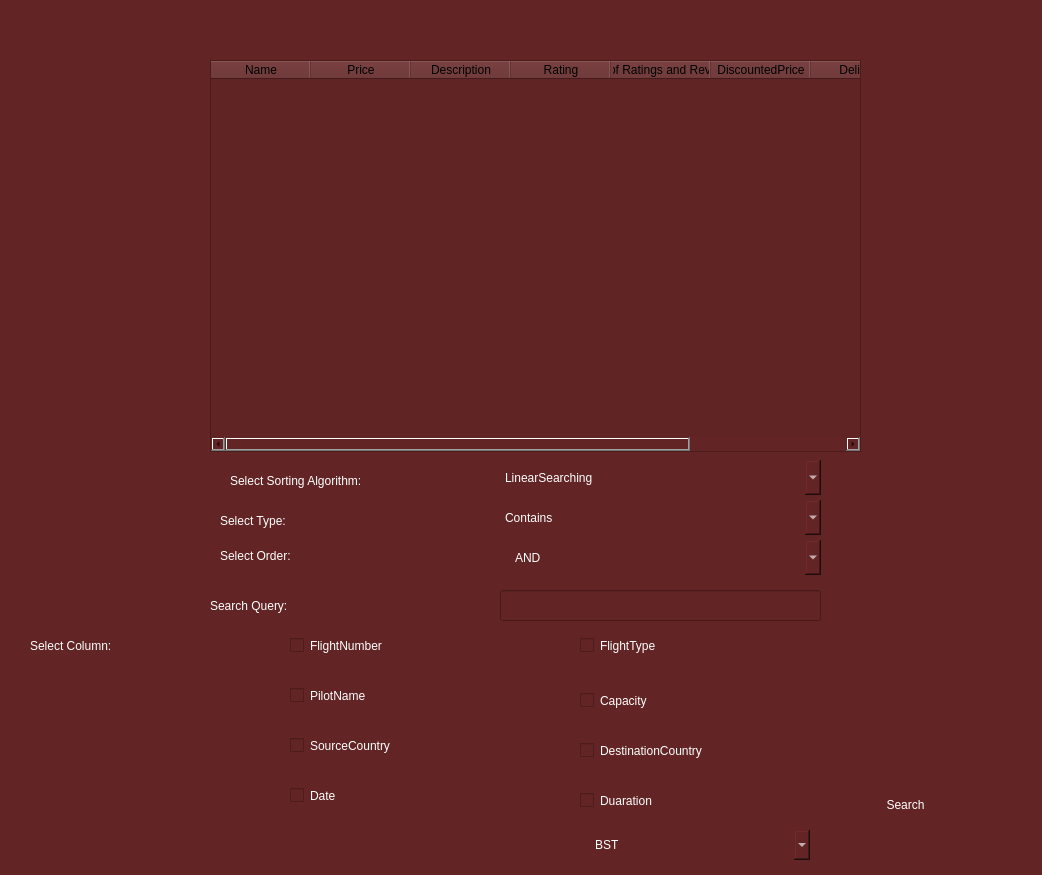
<?xml version="1.0" encoding="UTF-8"?>
<ui version="4.0">
 <class>Form</class>
 <widget class="QWidget" name="Form">
  <property name="geometry">
   <rect>
    <x>0</x>
    <y>0</y>
    <width>1042</width>
    <height>875</height>
   </rect>
  </property>
  <property name="windowTitle">
   <string>Form</string>
  </property>
  <property name="styleSheet">
   <string notr="true">background-color: rgb(98, 36, 36);</string>
  </property>
  <widget class="QTableWidget" name="tableWidget">
   <property name="geometry">
    <rect>
     <x>210</x>
     <y>60</y>
     <width>651</width>
     <height>392</height>
    </rect>
   </property>
   <property name="styleSheet">
    <string notr="true">background-color: rgb(97, 36, 36);
color: rgb(0, 0, 0);</string>
   </property>
   <column>
    <property name="text">
     <string>Name</string>
    </property>
   </column>
   <column>
    <property name="text">
     <string>Price</string>
    </property>
   </column>
   <column>
    <property name="text">
     <string>Description</string>
    </property>
   </column>
   <column>
    <property name="text">
     <string>Rating</string>
    </property>
   </column>
   <column>
    <property name="text">
     <string>No. of Ratings and Reviews</string>
    </property>
   </column>
   <column>
    <property name="text">
     <string>DiscountedPrice</string>
    </property>
   </column>
   <column>
    <property name="text">
     <string>Delivery</string>
    </property>
   </column>
   <column>
    <property name="text">
     <string>%off</string>
    </property>
   </column>
  </widget>
  <widget class="QComboBox" name="algo">
   <property name="geometry">
    <rect>
     <x>500</x>
     <y>460</y>
     <width>321</width>
     <height>35</height>
    </rect>
   </property>
   <property name="styleSheet">
    <string notr="true">color: rgb(255, 255, 255);
font: 16pt &quot;Mongolian Baiti&quot;;
border-radius: 5px;


</string>
   </property>
   <item>
    <property name="text">
     <string>LinearSearching</string>
    </property>
   </item>
  </widget>
  <widget class="QPushButton" name="searchButton">
   <property name="geometry">
    <rect>
     <x>870</x>
     <y>790</y>
     <width>71</width>
     <height>30</height>
    </rect>
   </property>
   <property name="styleSheet">
    <string notr="true">
color: rgb(255, 255, 255);
font: 16pt &quot;Mongolian Baiti&quot;;
border-radius: 5px;



</string>
   </property>
   <property name="text">
    <string>Search</string>
   </property>
  </widget>
  <widget class="QCheckBox" name="fNumber">
   <property name="geometry">
    <rect>
     <x>290</x>
     <y>630</y>
     <width>241</width>
     <height>31</height>
    </rect>
   </property>
   <property name="styleSheet">
    <string notr="true">color: rgb(255, 255, 255);
font: 16pt &quot;Mongolian Baiti&quot;;
border-radius: 5px;


</string>
   </property>
   <property name="text">
    <string>FlightNumber</string>
   </property>
  </widget>
  <widget class="QCheckBox" name="ftype">
   <property name="geometry">
    <rect>
     <x>580</x>
     <y>630</y>
     <width>261</width>
     <height>31</height>
    </rect>
   </property>
   <property name="styleSheet">
    <string notr="true">color: rgb(255, 255, 255);
font: 16pt &quot;Mongolian Baiti&quot;;
border-radius: 5px;


</string>
   </property>
   <property name="text">
    <string>FlightType</string>
   </property>
  </widget>
  <widget class="QCheckBox" name="capacity">
   <property name="geometry">
    <rect>
     <x>580</x>
     <y>680</y>
     <width>261</width>
     <height>41</height>
    </rect>
   </property>
   <property name="styleSheet">
    <string notr="true">color: rgb(255, 255, 255);
font: 16pt &quot;Mongolian Baiti&quot;;
border-radius: 5px;


</string>
   </property>
   <property name="text">
    <string>Capacity</string>
   </property>
  </widget>
  <widget class="QCheckBox" name="pName">
   <property name="geometry">
    <rect>
     <x>290</x>
     <y>680</y>
     <width>271</width>
     <height>31</height>
    </rect>
   </property>
   <property name="styleSheet">
    <string notr="true">color: rgb(255, 255, 255);
font: 16pt &quot;Mongolian Baiti&quot;;
border-radius: 5px;

</string>
   </property>
   <property name="text">
    <string>PilotName</string>
   </property>
  </widget>
  <widget class="QCheckBox" name="sCountry">
   <property name="geometry">
    <rect>
     <x>290</x>
     <y>730</y>
     <width>261</width>
     <height>31</height>
    </rect>
   </property>
   <property name="styleSheet">
    <string notr="true">color: rgb(255, 255, 255);
font: 16pt &quot;Mongolian Baiti&quot;;
border-radius: 5px;


</string>
   </property>
   <property name="text">
    <string>SourceCountry</string>
   </property>
  </widget>
  <widget class="QCheckBox" name="dCountry">
   <property name="geometry">
    <rect>
     <x>580</x>
     <y>730</y>
     <width>251</width>
     <height>41</height>
    </rect>
   </property>
   <property name="styleSheet">
    <string notr="true">color: rgb(255, 255, 255);
font: 16pt &quot;Mongolian Baiti&quot;;
border-radius: 5px;


</string>
   </property>
   <property name="text">
    <string>DestinationCountry</string>
   </property>
  </widget>
  <widget class="QCheckBox" name="date">
   <property name="geometry">
    <rect>
     <x>290</x>
     <y>780</y>
     <width>271</width>
     <height>31</height>
    </rect>
   </property>
   <property name="styleSheet">
    <string notr="true">color: rgb(255, 255, 255);
font: 16pt &quot;Mongolian Baiti&quot;;
border-radius: 5px;


</string>
   </property>
   <property name="text">
    <string>Date</string>
   </property>
  </widget>
  <widget class="QCheckBox" name="duaration">
   <property name="geometry">
    <rect>
     <x>580</x>
     <y>780</y>
     <width>251</width>
     <height>41</height>
    </rect>
   </property>
   <property name="styleSheet">
    <string notr="true">color: rgb(255, 255, 255);
font: 16pt &quot;Mongolian Baiti&quot;;
border-radius: 5px;


</string>
   </property>
   <property name="text">
    <string>Duaration</string>
   </property>
  </widget>
  <widget class="QComboBox" name="order">
   <property name="geometry">
    <rect>
     <x>510</x>
     <y>540</y>
     <width>311</width>
     <height>35</height>
    </rect>
   </property>
   <property name="styleSheet">
    <string notr="true">color: rgb(255, 255, 255);
font: 16pt &quot;Mongolian Baiti&quot;;
border-radius: 5px;


</string>
   </property>
   <item>
    <property name="text">
     <string>AND</string>
    </property>
   </item>
   <item>
    <property name="text">
     <string>OR</string>
    </property>
   </item>
   <item>
    <property name="text">
     <string>NOT</string>
    </property>
   </item>
  </widget>
  <widget class="QLabel" name="label_3">
   <property name="geometry">
    <rect>
     <x>30</x>
     <y>630</y>
     <width>251</width>
     <height>31</height>
    </rect>
   </property>
   <property name="styleSheet">
    <string notr="true">color: rgb(255, 255, 255);
font: 16pt &quot;Mongolian Baiti&quot;;
border-radius: 5px;


</string>
   </property>
   <property name="text">
    <string>Select Column:</string>
   </property>
  </widget>
  <widget class="QLabel" name="label_4">
   <property name="geometry">
    <rect>
     <x>230</x>
     <y>460</y>
     <width>251</width>
     <height>41</height>
    </rect>
   </property>
   <property name="styleSheet">
    <string notr="true">color: rgb(255, 255, 255);
font: 16pt &quot;Mongolian Baiti&quot;;
border-radius: 5px;


</string>
   </property>
   <property name="text">
    <string>Select Sorting Algorithm:</string>
   </property>
  </widget>
  <widget class="QLabel" name="label_5">
   <property name="geometry">
    <rect>
     <x>220</x>
     <y>540</y>
     <width>251</width>
     <height>31</height>
    </rect>
   </property>
   <property name="styleSheet">
    <string notr="true">color: rgb(255, 255, 255);
font: 16pt &quot;Mongolian Baiti&quot;;
border-radius: 5px;


</string>
   </property>
   <property name="text">
    <string>Select Order:</string>
   </property>
  </widget>
  <widget class="QLabel" name="label_6">
   <property name="geometry">
    <rect>
     <x>210</x>
     <y>590</y>
     <width>251</width>
     <height>31</height>
    </rect>
   </property>
   <property name="styleSheet">
    <string notr="true">color: rgb(255, 255, 255);
font: 16pt &quot;Mongolian Baiti&quot;;
border-radius: 5px;


</string>
   </property>
   <property name="text">
    <string>Search Query:</string>
   </property>
  </widget>
  <widget class="QLineEdit" name="query">
   <property name="geometry">
    <rect>
     <x>500</x>
     <y>590</y>
     <width>321</width>
     <height>31</height>
    </rect>
   </property>
   <property name="styleSheet">
    <string notr="true">color: rgb(255, 255, 255);</string>
   </property>
  </widget>
  <widget class="QLabel" name="label_7">
   <property name="geometry">
    <rect>
     <x>220</x>
     <y>500</y>
     <width>251</width>
     <height>41</height>
    </rect>
   </property>
   <property name="styleSheet">
    <string notr="true">color: rgb(255, 255, 255);
font: 16pt &quot;Mongolian Baiti&quot;;
border-radius: 5px;


</string>
   </property>
   <property name="text">
    <string>Select Type:</string>
   </property>
  </widget>
  <widget class="QComboBox" name="type">
   <property name="geometry">
    <rect>
     <x>500</x>
     <y>500</y>
     <width>321</width>
     <height>35</height>
    </rect>
   </property>
   <property name="styleSheet">
    <string notr="true">color: rgb(255, 255, 255);
font: 16pt &quot;Mongolian Baiti&quot;;
border-radius: 5px;


</string>
   </property>
   <item>
    <property name="text">
     <string>Contains</string>
    </property>
   </item>
   <item>
    <property name="text">
     <string>EndWith</string>
    </property>
   </item>
   <item>
    <property name="text">
     <string>StartsWith</string>
    </property>
   </item>
  </widget>
  <widget class="QComboBox" name="searchingType">
   <property name="geometry">
    <rect>
     <x>590</x>
     <y>830</y>
     <width>220</width>
     <height>30</height>
    </rect>
   </property>
   <property name="styleSheet">
    <string notr="true">color: rgb(255, 255, 255);
font: 16pt &quot;Mongolian Baiti&quot;;
border-radius: 5px;


</string>
   </property>
   <item>
    <property name="text">
     <string>BST</string>
    </property>
   </item>
   <item>
    <property name="text">
     <string>RB</string>
    </property>
   </item>
   <item>
    <property name="text">
     <string>AVL</string>
    </property>
   </item>
  </widget>
 </widget>
 <resources/>
 <connections/>
</ui>
